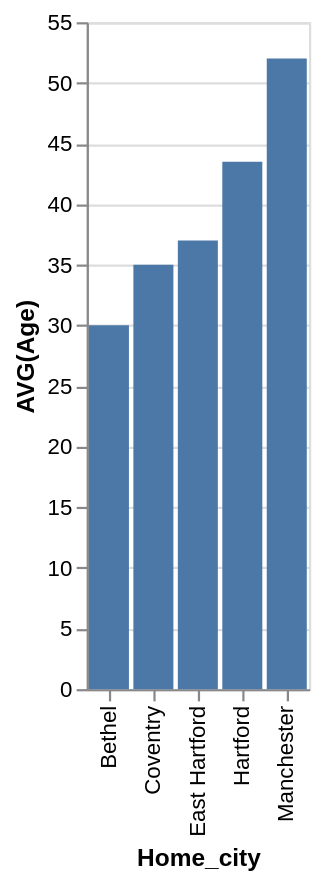

The specification (Vega-Lite) saved for this image:
### Vega-Lite specification from a JSON file in a GitHub repository (floating-point values rounded to 4 significant figures)
{"data": {"values": [{"x_data": "Bethel", "y_data": 30}, {"x_data": "Coventry", "y_data": 35}, {"x_data": "East Hartford", "y_data": 37}, {"x_data": "Hartford", "y_data": 43.5}, {"x_data": "Manchester", "y_data": 52}]}, "mark": "bar", "encoding": {"x": {"field": "x_data", "type": "nominal", "title": "Home_city", "sort": "ascending"}, "y": {"field": "y_data", "type": "quantitative", "title": "AVG(Age)"}}}
